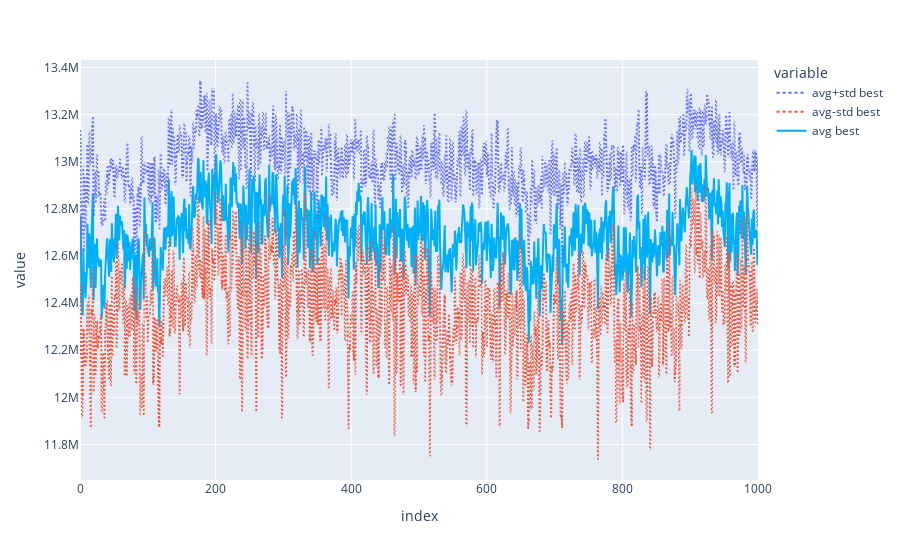

The notebook cell saved with this chart:
### Code cell
plot_bests(logs1)
print_hof(hof1)

### Figure 1 — Plotly figure (JSON) as saved in the notebook; plotly's stock layout.template omitted (floating-point values rounded to 4 significant figures; data arrays with more than 128 entries replaced by an {"elided": "..."} marker saying what was removed)
{"data": [{"hovertemplate": "variable=avg+std best<br>index=%{x}<br>value=%{y}<extra></extra>", "legendgroup": "avg+std best", "line": {"color": "#636efa", "dash": "dot"}, "mode": "lines", "name": "avg+std best", "showlegend": true, "type": "scattergl", "x": {"elided": "1001 int values"}, "xaxis": "x", "y": {"elided": "1001 float values"}, "yaxis": "y"}, {"hovertemplate": "variable=avg-std best<br>index=%{x}<br>value=%{y}<extra></extra>", "legendgroup": "avg-std best", "line": {"color": "#EF553B", "dash": "dot"}, "mode": "lines", "name": "avg-std best", "showlegend": true, "type": "scattergl", "x": {"elided": "1001 int values"}, "xaxis": "x", "y": {"elided": "1001 float values"}, "yaxis": "y"}, {"line": {"color": "rgb(0,176,246)"}, "name": "avg best", "type": "scatter", "x": {"elided": "1001 int values"}, "y": {"elided": "1001 float values"}}], "layout": {"legend": {"title": {"text": "variable"}, "tracegroupgap": 0}, "margin": {"t": 60}, "xaxis": {"anchor": "y", "domain": [0, 1], "title": {"text": "index"}}, "yaxis": {"anchor": "x", "domain": [0, 1], "title": {"text": "value"}}}}
